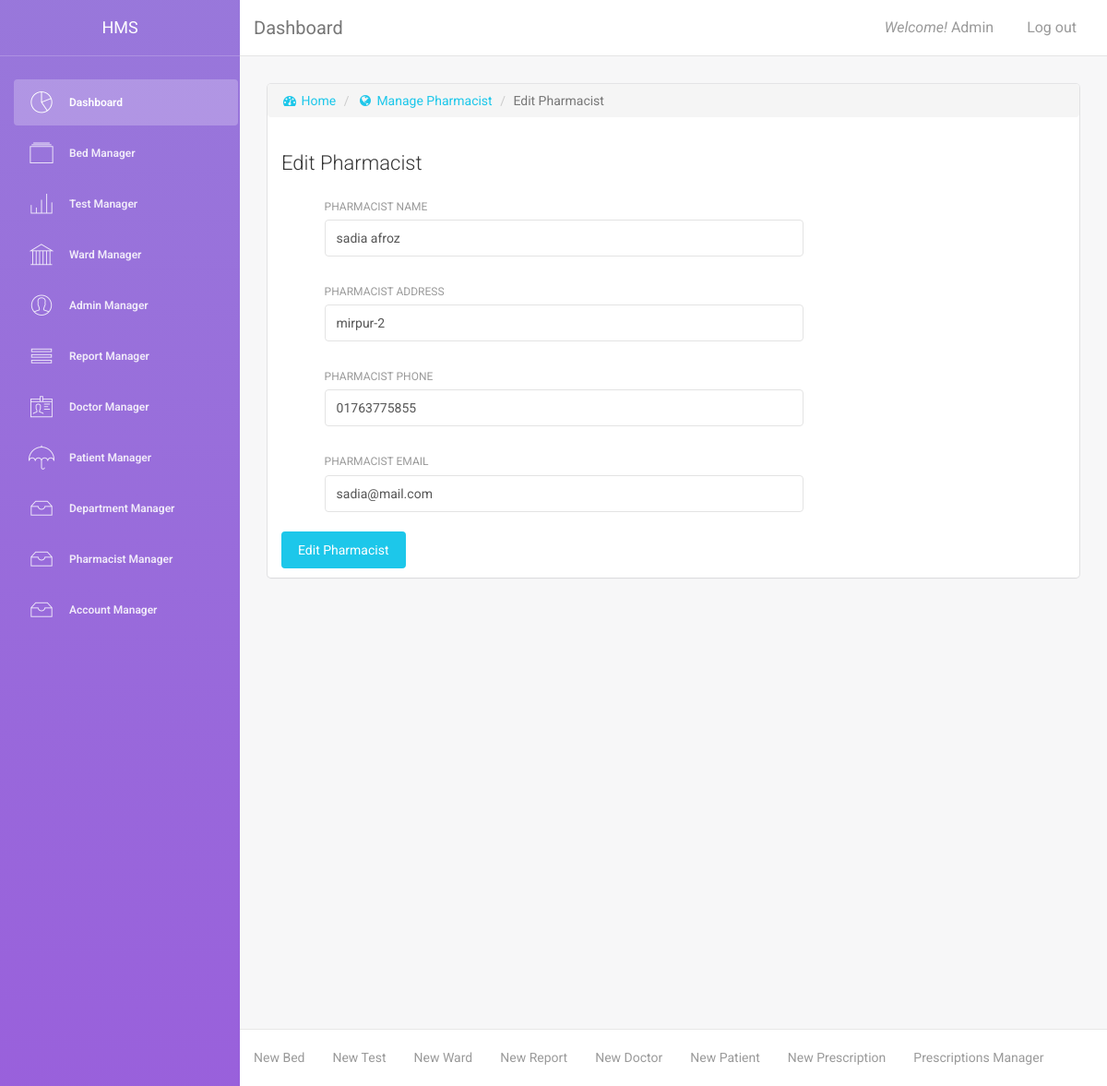
Screenshot of /content/edit_pharmacist.php?id=2 (signed in) with the database file from the repository.
### tables this page shows
CREATE TABLE `tbl_pharmacist` (
  `pharmacist_id` int(11) NOT NULL,
  `pharmacist_name` varchar(50) NOT NULL,
  `pharmacist_address` varchar(50) NOT NULL,
  `pharmacist_phone` varchar(50) NOT NULL,
  `pharmacist_email` varchar(50) NOT NULL
);

### content/edit_pharmacist.php (the view, shortened to what this page needs)
<?php
require '../function/db_connect.php';
$sql1 = "SELECT * FROM tbl_pharmacist WHERE pharmacist_id = ".$_GET['id'];
$result = mysqli_query($conn, $sql1);
while ($row = mysqli_fetch_assoc($result)){
    $pharmacists[] = $row;
}
?>
<!DOCTYPE html>
<html lang="en">
<head>
    <link href="../assets/css/bootstrap.min.css" rel="stylesheet" />
    <link href="../assets/css/light-bootstrap-dashboard.css" rel="stylesheet"/>
    <link href="http://maxcdn.bootstrapcdn.com/font-awesome/4.2.0/css/font-awesome.min.css" rel="stylesheet">
    <link href="../assets/css/pe-icon-7-stroke.css" rel="stylesheet" />
</head>
<body>
<div class="wrapper"  style="height: 1000px !important;">
    <div class="sidebar" data-color="purple" data-image="../assets/img/sidebar-5.jpg">
        <div class="sidebar-wrapper">
            <div class="logo">
                <a href="../index.php" class="simple-text">
                    HMS
                </a>
            </div>
            <ul class="nav">
                <li class="active">
                    <a href="../index.php">
                        <i class="pe-7s-graph"></i>
                        <p>Dashboard</p>
                    </a>
                </li>
                <li>
                    <a href="../manage_bed.php">
                        <i class="pe-7s-albums"></i>
                        <p>Bed Manager</p>
                    </a>
                </li>
                <li>
                    <a href="../manage_test.php">
                        <i class="pe-7s-graph3"></i>
                        <p>Test Manager</p>
                    </a>
                </li>
                <li>
                    <a href="../manage_ward.php">
                        <i class="pe-7s-culture"></i>
                        <p>Ward Manager</p>
                    </a>
                </li>
                <li>
                    <a href="../manage_admin.php">
                        <i class="pe-7s-user"></i>
                        <p>Admin Manager</p>
                    </a>
                </li>
                <li>
                    <a href="../manage_report.php">
                        <i class="pe-7s-menu"></i>
                        <p>Report Manager</p>
                    </a>
                </li>
                <li>
                    <a href="../manage_doctor.php">
                        <i class="pe-7s-id"></i>
                        <p>Doctor Manager</p>
                    </a>
                </li>
                <li>
                    <a href="../manage_patient.php">
                        <i class="pe-7s-umbrella"></i>
                        <p>Patient Manager</p>
                    </a>
                </li>
                <li>
                    <a href="../manage_department.php">
                        <i class="pe-7s-drawer"></i>
                        <p>Department Manager</p>
                    </a>
                </li>
                <li>
                    <a href="pharmacist_manager.php">
                        <i class="pe-7s-drawer"></i>
                        <p>Pharmacist Manager</p>
                    </a>
                </li>
                <li>
                    <a href="../manage_account.php">
                        <i class="pe-7s-drawer"></i>
                        <p>Account Manager</p>
                    </a>
            </ul>
        </div>
    </div>
    <div class="main-panel">
        <?php require 'header.php'; ?>
        <div class="content">
            <div class="container-fluid">
                <div class="row">
                    <div class="col-md-12">
                        <div class="card">
                            <ol class="breadcrumb">
                                <li><a href="../index.php"><i class="fa fa-dashboard"></i> Home</a></li>
                                <li><a href="pharmacist_manager.php"><i class="fa fa-globe"></i> Manage Pharmacist</a></li>
                                <li class="active">Edit Pharmacist</li>
                            </ol>
                            <div class="header">
                                <h4 class="title">Edit Pharmacist</h4>
                            </div>
                            <div class="content">
                                <form action="" method="post" name="edit_pharmacist">
                                    <div class="row">
                                        <div class="col-md-8">
                                            <div class="form-group">
                                                <label>Pharmacist Name</label>
                                                <input type="text" name="pharmacist_name" value="<?php echo $pharmacists[0]['pharmacist_name']?>" class="form-control">
                                            </div>
                                        </div>
                                        <div class="col-md-8">
                                            <div class="form-group">
                                                <label>Pharmacist Address</label>
                                                <input type="text" name="pharmacist_address" value="<?php echo $pharmacists[0]['pharmacist_address']?>" class="form-control">
                                            </div>
                                        </div>
                                        <div class="col-md-8">
                                            <div class="form-group">
                                                <label>Pharmacist Phone</label>
                                                <input type="text" name="pharmacist_phone" value="<?php echo $pharmacists[0]['pharmacist_phone']?>" class="form-control">
                                            </div>
                                        </div>
                                        <div class="col-md-8">
                                            <div class="form-group">
                                                <label>Pharmacist Email</label>
                                                <input type="text" name="pharmacist_email" value="<?php echo $pharmacists[0]['pharmacist_email']?>" class="form-control">
                                            </div>
                                        </div>
                                    </div>
                                    <button type="submit" class="btn btn-info btn-fill">Edit Pharmacist</button>
                                </form>
                            </div>
                        </div>
                    </div>
                </div>
            </div>
        </div>
        <?php require 'footer.php'; ?>
    </div>
</div>
</body>
</html>

### rows the page displays
tbl_pharmacist: pharmacist_name "sadia afroz", pharmacist_address "mirpur-2", pharmacist_phone "01763775855", pharmacist_email "sadia@mail.com"

### other values shown
$_SESSION["admin_name"] "Admin"
